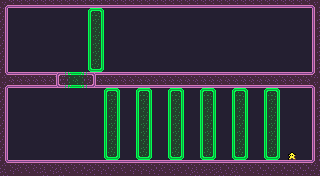

The image is a tile-based game level rendered from a .tmx file. Its description and complete source (layers, tilesets, objects, tile grids) follow:
An orthogonal 40x22 tile map with 8x8 px tiles, 3 tile layers (Copy of wowowowwo, Tile Layer 1, wowowowwo).

<map version="1.10" tiledversion="1.10.2" orientation="orthogonal" renderorder="right-down" width="40" height="22" tilewidth="8" tileheight="8" infinite="0" backgroundcolor="#241f31" nextlayerid="4" nextobjectid="1">
 <tileset firstgid="1" source="../purple.tsx" />
 <layer id="3" name="Copy of wowowowwo" width="40" height="22">
  <data encoding="csv">
0,0,0,0,0,0,0,0,0,0,0,0,0,0,0,0,0,0,0,0,0,0,0,0,0,0,0,0,0,0,0,0,0,0,0,0,0,0,0,0,
0,0,0,0,0,0,0,0,0,0,0,0,0,0,0,0,0,0,0,0,0,0,0,0,0,0,0,0,0,0,0,0,0,0,0,0,0,0,0,0,
0,0,0,0,0,0,0,0,0,0,0,0,0,0,0,0,0,0,0,0,0,0,0,0,0,0,0,0,0,0,0,0,0,0,0,0,0,0,0,0,
0,0,0,0,0,0,0,0,0,0,0,0,0,0,0,0,0,0,0,0,0,0,0,0,0,0,0,0,0,0,0,0,0,0,0,0,0,0,0,0,
0,0,0,0,0,0,0,0,0,0,0,0,0,0,0,0,0,0,0,0,0,0,0,0,0,0,0,0,0,0,0,0,0,0,0,0,0,0,0,0,
0,0,0,0,0,0,0,0,0,0,0,0,0,0,0,0,0,0,0,0,0,0,0,0,0,0,0,0,0,0,0,0,0,0,0,0,0,0,0,0,
0,0,0,0,0,0,0,0,0,0,0,0,0,0,0,0,0,0,0,0,0,0,0,0,0,0,0,0,0,0,0,0,0,0,0,0,0,0,0,0,
0,0,0,0,0,0,0,0,0,0,0,0,0,0,0,0,0,0,0,0,0,0,0,0,0,0,0,0,0,0,0,0,0,0,0,0,0,0,0,0,
0,0,0,0,0,0,0,0,0,0,0,0,0,0,0,0,0,0,0,0,0,0,0,0,0,0,0,0,0,0,0,0,0,0,0,0,0,0,0,0,
0,0,0,0,0,0,0,0,0,0,0,0,0,0,0,0,0,0,0,0,0,0,0,0,0,0,0,0,0,0,0,0,0,0,0,0,0,0,0,0,
0,0,0,0,0,0,0,0,0,0,0,0,0,0,0,0,0,0,0,0,0,0,0,0,0,0,0,0,0,0,0,0,0,0,0,0,0,0,0,0,
0,0,0,0,0,0,0,0,0,0,0,0,0,0,0,0,0,65,67,0,0,0,0,0,0,65,67,0,0,0,0,0,0,65,67,0,0,0,0,0,
0,0,0,0,0,0,0,0,0,0,0,0,0,0,0,0,0,81,83,0,0,0,0,0,0,81,83,0,0,0,0,0,0,81,83,0,0,0,0,0,
0,0,0,0,0,0,0,0,0,0,0,0,0,0,0,0,0,81,83,0,0,0,0,0,0,81,83,0,0,0,0,0,0,81,83,0,0,0,0,0,
0,0,0,0,0,0,0,0,0,0,0,0,0,0,0,0,0,81,83,0,0,0,0,0,0,81,83,0,0,0,0,0,0,81,83,0,0,0,0,0,
0,0,0,0,0,0,0,0,0,0,0,0,0,0,0,0,0,81,83,0,0,0,0,0,0,81,83,0,0,0,0,0,0,81,83,0,0,0,0,0,
0,0,0,0,0,0,0,0,0,0,0,0,0,0,0,0,0,81,83,0,0,0,0,0,0,81,83,0,0,0,0,0,0,81,83,0,0,0,0,0,
0,0,0,0,0,0,0,0,0,0,0,0,0,0,0,0,0,81,83,0,0,0,0,0,0,81,83,0,0,0,0,0,0,81,83,0,0,0,0,0,
0,0,0,0,0,0,0,0,0,0,0,0,0,0,0,0,0,81,83,0,0,0,0,0,0,81,83,0,0,0,0,0,0,81,83,0,0,0,0,0,
0,0,0,0,0,0,0,0,0,0,0,0,0,0,0,0,0,97,99,0,0,0,0,0,0,97,99,0,0,0,0,0,0,97,99,0,0,0,0,0,
0,0,0,0,0,0,0,0,0,0,0,0,0,0,0,0,0,0,0,0,0,0,0,0,0,0,0,0,0,0,0,0,0,0,0,0,0,0,0,0,
0,0,0,0,0,0,0,0,0,0,0,0,0,0,0,0,0,0,0,0,0,0,0,0,0,0,0,0,0,0,0,0,0,0,0,0,0,0,0,0
</data>
 </layer>
 <layer id="1" name="Tile Layer 1" width="40" height="22">
  <properties>
   <property name="player" type="bool" value="true" />
  </properties>
  <data encoding="csv">
37,34,34,34,34,34,34,34,34,34,34,34,34,34,34,34,34,34,34,34,34,34,34,34,34,34,34,34,34,34,34,34,34,34,34,34,34,34,34,38,
19,0,0,0,0,0,0,0,0,0,0,65,67,0,0,0,0,0,0,0,0,0,0,0,0,0,0,0,0,0,0,0,0,0,0,0,0,0,0,17,
19,0,0,0,0,0,0,0,0,0,0,81,83,0,0,0,0,0,0,0,0,0,0,0,0,0,0,0,0,0,0,0,0,0,0,0,0,0,0,17,
19,0,0,0,0,0,0,0,0,0,0,81,83,0,0,0,0,0,0,0,0,0,0,0,0,0,0,0,0,0,0,0,0,0,0,0,0,0,0,17,
19,0,0,0,0,0,0,0,0,0,0,81,83,0,0,0,0,0,0,0,0,0,0,0,0,0,0,0,0,0,0,0,0,0,0,0,0,0,0,17,
19,0,0,0,0,0,0,0,0,0,0,81,83,0,0,0,0,0,0,0,0,0,0,0,0,0,0,0,0,0,0,0,0,0,0,0,0,0,0,17,
19,0,0,0,0,0,0,0,0,0,0,81,83,0,0,0,0,0,0,0,0,0,0,0,0,0,0,0,0,0,0,0,0,0,0,0,0,0,0,17,
19,0,0,0,0,0,0,0,0,0,0,81,83,0,0,0,0,0,0,0,0,0,0,0,0,0,0,0,0,0,0,0,0,0,0,0,0,0,0,17,
19,0,0,0,0,0,0,0,0,0,0,97,99,0,0,0,0,0,0,0,0,0,0,0,0,0,0,0,0,0,0,0,0,0,0,0,0,0,0,17,
53,2,2,2,2,2,2,2,0,0,2,2,2,2,2,2,2,2,2,2,2,2,2,2,2,2,2,2,2,2,2,2,2,2,2,2,2,2,2,54,
37,34,34,34,34,34,34,34,0,0,34,34,34,34,34,34,34,34,34,34,34,34,34,34,34,34,34,34,34,34,34,34,34,34,34,34,34,34,34,38,
19,0,0,0,0,0,0,0,0,0,0,0,0,0,0,0,0,0,0,0,0,0,0,0,0,0,0,0,0,0,0,0,0,0,0,0,0,0,0,17,
19,0,0,0,0,0,0,0,0,0,0,0,0,0,0,0,0,0,0,0,0,0,0,0,0,0,0,0,0,0,0,0,0,0,0,0,0,0,0,17,
19,0,0,0,0,0,0,0,0,0,0,0,0,0,0,0,0,0,0,0,0,0,0,0,0,0,0,0,0,0,0,0,0,0,0,0,0,0,0,17,
19,0,0,0,0,0,0,0,0,0,0,0,0,0,0,0,0,0,0,0,0,0,0,0,0,0,0,0,0,0,0,0,0,0,0,0,0,0,0,17,
19,0,0,0,0,0,0,0,0,0,0,0,0,0,0,0,0,0,0,0,0,0,0,0,0,0,0,0,0,0,0,0,0,0,0,0,0,0,0,17,
19,0,0,0,0,0,0,0,0,0,0,0,0,0,0,0,0,0,0,0,0,0,0,0,0,0,0,0,0,0,0,0,0,0,0,0,0,0,0,17,
19,0,0,0,0,0,0,0,0,0,0,0,0,0,0,0,0,0,0,0,0,0,0,0,0,0,0,0,0,0,0,0,0,0,0,0,0,0,0,17,
19,0,0,0,0,0,0,0,0,0,0,0,0,0,0,0,0,0,0,0,0,0,0,0,0,0,0,0,0,0,0,0,0,0,0,0,0,0,0,17,
19,0,0,0,0,0,0,0,0,0,0,0,0,0,0,0,0,0,0,0,0,0,0,0,0,0,0,0,0,0,0,0,0,0,0,0,145,0,0,17,
53,2,2,2,2,2,2,2,2,2,2,2,2,2,2,2,2,2,2,2,2,2,2,2,2,2,2,2,2,2,2,2,2,2,2,2,2,2,2,54,
6,5,22,22,22,6,5,6,22,22,21,18,5,21,22,22,5,5,5,21,22,18,22,21,6,18,18,6,21,6,22,22,21,21,22,21,5,21,21,21
</data>
 </layer>
 <layer id="2" name="wowowowwo" width="40" height="22">
  <data encoding="csv">
0,0,0,0,0,0,0,0,0,0,0,0,0,0,0,0,0,0,0,0,0,0,0,0,0,0,0,0,0,0,0,0,0,0,0,0,0,0,0,0,
0,0,0,0,0,0,0,0,0,0,0,0,0,0,0,0,0,0,0,0,0,0,0,0,0,0,0,0,0,0,0,0,0,0,0,0,0,0,0,0,
0,0,0,0,0,0,0,0,0,0,0,0,0,0,0,0,0,0,0,0,0,0,0,0,0,0,0,0,0,0,0,0,0,0,0,0,0,0,0,0,
0,0,0,0,0,0,0,0,0,0,0,0,0,0,0,0,0,0,0,0,0,0,0,0,0,0,0,0,0,0,0,0,0,0,0,0,0,0,0,0,
0,0,0,0,0,0,0,0,0,0,0,0,0,0,0,0,0,0,0,0,0,0,0,0,0,0,0,0,0,0,0,0,0,0,0,0,0,0,0,0,
0,0,0,0,0,0,0,0,0,0,0,0,0,0,0,0,0,0,0,0,0,0,0,0,0,0,0,0,0,0,0,0,0,0,0,0,0,0,0,0,
0,0,0,0,0,0,0,0,0,0,0,0,0,0,0,0,0,0,0,0,0,0,0,0,0,0,0,0,0,0,0,0,0,0,0,0,0,0,0,0,
0,0,0,0,0,0,0,0,0,0,0,0,0,0,0,0,0,0,0,0,0,0,0,0,0,0,0,0,0,0,0,0,0,0,0,0,0,0,0,0,
0,0,0,0,0,0,0,0,0,0,0,0,0,0,0,0,0,0,0,0,0,0,0,0,0,0,0,0,0,0,0,0,0,0,0,0,0,0,0,0,
0,0,0,0,0,0,0,1,73,66,74,3,0,0,0,0,0,0,0,0,0,0,0,0,0,0,0,0,0,0,0,0,0,0,0,0,0,0,0,0,
0,0,0,0,0,0,0,33,89,98,90,35,0,0,0,0,0,0,0,0,0,0,0,0,0,0,0,0,0,0,0,0,0,0,0,0,0,0,0,0,
0,0,0,0,0,0,0,0,0,0,0,0,0,65,67,0,0,0,0,0,0,65,67,0,0,0,0,0,0,65,67,0,0,0,0,0,0,0,0,0,
0,0,0,0,0,0,0,0,0,0,0,0,0,81,83,0,0,0,0,0,0,81,83,0,0,0,0,0,0,81,83,0,0,0,0,0,0,0,0,0,
0,0,0,0,0,0,0,0,0,0,0,0,0,81,83,0,0,0,0,0,0,81,83,0,0,0,0,0,0,81,83,0,0,0,0,0,0,0,0,0,
0,0,0,0,0,0,0,0,0,0,0,0,0,81,83,0,0,0,0,0,0,81,83,0,0,0,0,0,0,81,83,0,0,0,0,0,0,0,0,0,
0,0,0,0,0,0,0,0,0,0,0,0,0,81,83,0,0,0,0,0,0,81,83,0,0,0,0,0,0,81,83,0,0,0,0,0,0,0,0,0,
0,0,0,0,0,0,0,0,0,0,0,0,0,81,83,0,0,0,0,0,0,81,83,0,0,0,0,0,0,81,83,0,0,0,0,0,0,0,0,0,
0,0,0,0,0,0,0,0,0,0,0,0,0,81,83,0,0,0,0,0,0,81,83,0,0,0,0,0,0,81,83,0,0,0,0,0,0,0,0,0,
0,0,0,0,0,0,0,0,0,0,0,0,0,81,83,0,0,0,0,0,0,81,83,0,0,0,0,0,0,81,83,0,0,0,0,0,0,0,0,0,
0,0,0,0,0,0,0,0,0,0,0,0,0,97,99,0,0,0,0,0,0,97,99,0,0,0,0,0,0,97,99,0,0,0,0,0,0,0,0,0,
0,0,0,0,0,0,0,0,0,0,0,0,0,0,0,0,0,0,0,0,0,0,0,0,0,0,0,0,0,0,0,0,0,0,0,0,0,0,0,0,
0,0,0,0,0,0,0,0,0,0,0,0,0,0,0,0,0,0,0,0,0,0,0,0,0,0,0,0,0,0,0,0,0,0,0,0,0,0,0,0
</data>
 </layer>
</map>
